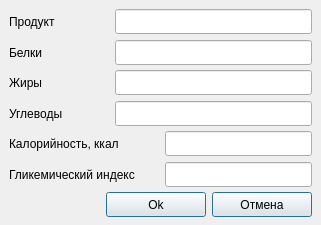
<?xml version="1.0" encoding="UTF-8"?>
<ui version="4.0">
 <class>Add</class>
 <widget class="QMainWindow" name="Add">
  <property name="geometry">
   <rect>
    <x>0</x>
    <y>0</y>
    <width>321</width>
    <height>225</height>
   </rect>
  </property>
  <property name="minimumSize">
   <size>
    <width>321</width>
    <height>225</height>
   </size>
  </property>
  <property name="windowTitle">
   <string>Добавить</string>
  </property>
  <widget class="QWidget" name="centralwidget">
   <property name="minimumSize">
    <size>
     <width>321</width>
     <height>225</height>
    </size>
   </property>
   <layout class="QGridLayout" name="gridLayout">
    <item row="0" column="0">
     <layout class="QHBoxLayout" name="horizontalLayout">
      <item>
       <widget class="QLabel" name="subs_lab">
        <property name="sizePolicy">
         <sizepolicy hsizetype="Fixed" vsizetype="Fixed">
          <horstretch>0</horstretch>
          <verstretch>0</verstretch>
         </sizepolicy>
        </property>
        <property name="minimumSize">
         <size>
          <width>100</width>
          <height>25</height>
         </size>
        </property>
        <property name="maximumSize">
         <size>
          <width>100</width>
          <height>25</height>
         </size>
        </property>
        <property name="text">
         <string>Продукт</string>
        </property>
       </widget>
      </item>
      <item>
       <widget class="QLineEdit" name="subs_line">
        <property name="minimumSize">
         <size>
          <width>100</width>
          <height>25</height>
         </size>
        </property>
        <property name="maximumSize">
         <size>
          <width>16777215</width>
          <height>25</height>
         </size>
        </property>
        <property name="alignment">
         <set>Qt::AlignRight|Qt::AlignTrailing|Qt::AlignVCenter</set>
        </property>
       </widget>
      </item>
     </layout>
    </item>
    <item row="1" column="0">
     <layout class="QHBoxLayout" name="horizontalLayout_2">
      <item>
       <widget class="QLabel" name="prot_lab">
        <property name="sizePolicy">
         <sizepolicy hsizetype="Fixed" vsizetype="Fixed">
          <horstretch>0</horstretch>
          <verstretch>0</verstretch>
         </sizepolicy>
        </property>
        <property name="minimumSize">
         <size>
          <width>100</width>
          <height>25</height>
         </size>
        </property>
        <property name="maximumSize">
         <size>
          <width>100</width>
          <height>25</height>
         </size>
        </property>
        <property name="text">
         <string>Белки</string>
        </property>
       </widget>
      </item>
      <item>
       <widget class="QLineEdit" name="prot_line">
        <property name="minimumSize">
         <size>
          <width>100</width>
          <height>25</height>
         </size>
        </property>
        <property name="maximumSize">
         <size>
          <width>16777215</width>
          <height>25</height>
         </size>
        </property>
        <property name="alignment">
         <set>Qt::AlignRight|Qt::AlignTrailing|Qt::AlignVCenter</set>
        </property>
       </widget>
      </item>
     </layout>
    </item>
    <item row="2" column="0">
     <layout class="QHBoxLayout" name="horizontalLayout_3">
      <item>
       <widget class="QLabel" name="lip_lab">
        <property name="sizePolicy">
         <sizepolicy hsizetype="Fixed" vsizetype="Fixed">
          <horstretch>0</horstretch>
          <verstretch>0</verstretch>
         </sizepolicy>
        </property>
        <property name="minimumSize">
         <size>
          <width>100</width>
          <height>25</height>
         </size>
        </property>
        <property name="maximumSize">
         <size>
          <width>100</width>
          <height>25</height>
         </size>
        </property>
        <property name="text">
         <string>Жиры</string>
        </property>
       </widget>
      </item>
      <item>
       <widget class="QLineEdit" name="lip_line">
        <property name="minimumSize">
         <size>
          <width>100</width>
          <height>25</height>
         </size>
        </property>
        <property name="maximumSize">
         <size>
          <width>16777215</width>
          <height>25</height>
         </size>
        </property>
        <property name="alignment">
         <set>Qt::AlignRight|Qt::AlignTrailing|Qt::AlignVCenter</set>
        </property>
       </widget>
      </item>
     </layout>
    </item>
    <item row="3" column="0">
     <layout class="QHBoxLayout" name="horizontalLayout_4">
      <item>
       <widget class="QLabel" name="carb_lab">
        <property name="sizePolicy">
         <sizepolicy hsizetype="Fixed" vsizetype="Fixed">
          <horstretch>0</horstretch>
          <verstretch>0</verstretch>
         </sizepolicy>
        </property>
        <property name="minimumSize">
         <size>
          <width>100</width>
          <height>25</height>
         </size>
        </property>
        <property name="maximumSize">
         <size>
          <width>100</width>
          <height>25</height>
         </size>
        </property>
        <property name="text">
         <string>Углеводы</string>
        </property>
       </widget>
      </item>
      <item>
       <widget class="QLineEdit" name="carb_line">
        <property name="minimumSize">
         <size>
          <width>100</width>
          <height>25</height>
         </size>
        </property>
        <property name="maximumSize">
         <size>
          <width>16777215</width>
          <height>25</height>
         </size>
        </property>
        <property name="alignment">
         <set>Qt::AlignRight|Qt::AlignTrailing|Qt::AlignVCenter</set>
        </property>
       </widget>
      </item>
     </layout>
    </item>
    <item row="4" column="0">
     <layout class="QHBoxLayout" name="horizontalLayout_5">
      <item>
       <widget class="QLabel" name="ccal_lab">
        <property name="sizePolicy">
         <sizepolicy hsizetype="Fixed" vsizetype="Fixed">
          <horstretch>0</horstretch>
          <verstretch>0</verstretch>
         </sizepolicy>
        </property>
        <property name="minimumSize">
         <size>
          <width>150</width>
          <height>25</height>
         </size>
        </property>
        <property name="maximumSize">
         <size>
          <width>150</width>
          <height>25</height>
         </size>
        </property>
        <property name="text">
         <string>Калорийность, ккал</string>
        </property>
       </widget>
      </item>
      <item>
       <widget class="QLineEdit" name="ccal_line">
        <property name="minimumSize">
         <size>
          <width>100</width>
          <height>25</height>
         </size>
        </property>
        <property name="maximumSize">
         <size>
          <width>16777215</width>
          <height>25</height>
         </size>
        </property>
        <property name="alignment">
         <set>Qt::AlignRight|Qt::AlignTrailing|Qt::AlignVCenter</set>
        </property>
       </widget>
      </item>
     </layout>
    </item>
    <item row="5" column="0">
     <layout class="QHBoxLayout" name="horizontalLayout_6">
      <item>
       <widget class="QLabel" name="glyc_lab">
        <property name="sizePolicy">
         <sizepolicy hsizetype="Fixed" vsizetype="Fixed">
          <horstretch>0</horstretch>
          <verstretch>0</verstretch>
         </sizepolicy>
        </property>
        <property name="minimumSize">
         <size>
          <width>150</width>
          <height>25</height>
         </size>
        </property>
        <property name="maximumSize">
         <size>
          <width>150</width>
          <height>25</height>
         </size>
        </property>
        <property name="text">
         <string>Гликемический индекс</string>
        </property>
       </widget>
      </item>
      <item>
       <widget class="QLineEdit" name="glyc_line">
        <property name="minimumSize">
         <size>
          <width>100</width>
          <height>25</height>
         </size>
        </property>
        <property name="maximumSize">
         <size>
          <width>16777215</width>
          <height>25</height>
         </size>
        </property>
        <property name="text">
         <string/>
        </property>
        <property name="alignment">
         <set>Qt::AlignRight|Qt::AlignTrailing|Qt::AlignVCenter</set>
        </property>
       </widget>
      </item>
     </layout>
    </item>
    <item row="6" column="0">
     <layout class="QHBoxLayout" name="horizontalLayout_7">
      <item>
       <spacer name="horizontalSpacer">
        <property name="orientation">
         <enum>Qt::Horizontal</enum>
        </property>
        <property name="sizeHint" stdset="0">
         <size>
          <width>40</width>
          <height>20</height>
         </size>
        </property>
       </spacer>
      </item>
      <item>
       <widget class="QPushButton" name="okbut">
        <property name="sizePolicy">
         <sizepolicy hsizetype="Fixed" vsizetype="Fixed">
          <horstretch>0</horstretch>
          <verstretch>0</verstretch>
         </sizepolicy>
        </property>
        <property name="minimumSize">
         <size>
          <width>100</width>
          <height>25</height>
         </size>
        </property>
        <property name="maximumSize">
         <size>
          <width>100</width>
          <height>25</height>
         </size>
        </property>
        <property name="text">
         <string>Ok</string>
        </property>
        <property name="default">
         <bool>true</bool>
        </property>
       </widget>
      </item>
      <item>
       <widget class="QPushButton" name="cancelbut">
        <property name="sizePolicy">
         <sizepolicy hsizetype="Fixed" vsizetype="Fixed">
          <horstretch>0</horstretch>
          <verstretch>0</verstretch>
         </sizepolicy>
        </property>
        <property name="minimumSize">
         <size>
          <width>100</width>
          <height>25</height>
         </size>
        </property>
        <property name="maximumSize">
         <size>
          <width>100</width>
          <height>25</height>
         </size>
        </property>
        <property name="text">
         <string>Отмена</string>
        </property>
        <property name="default">
         <bool>true</bool>
        </property>
       </widget>
      </item>
     </layout>
    </item>
    <item row="7" column="0">
     <spacer name="verticalSpacer">
      <property name="orientation">
       <enum>Qt::Vertical</enum>
      </property>
      <property name="sizeHint" stdset="0">
       <size>
        <width>20</width>
        <height>0</height>
       </size>
      </property>
     </spacer>
    </item>
   </layout>
  </widget>
 </widget>
 <resources/>
 <connections/>
</ui>
